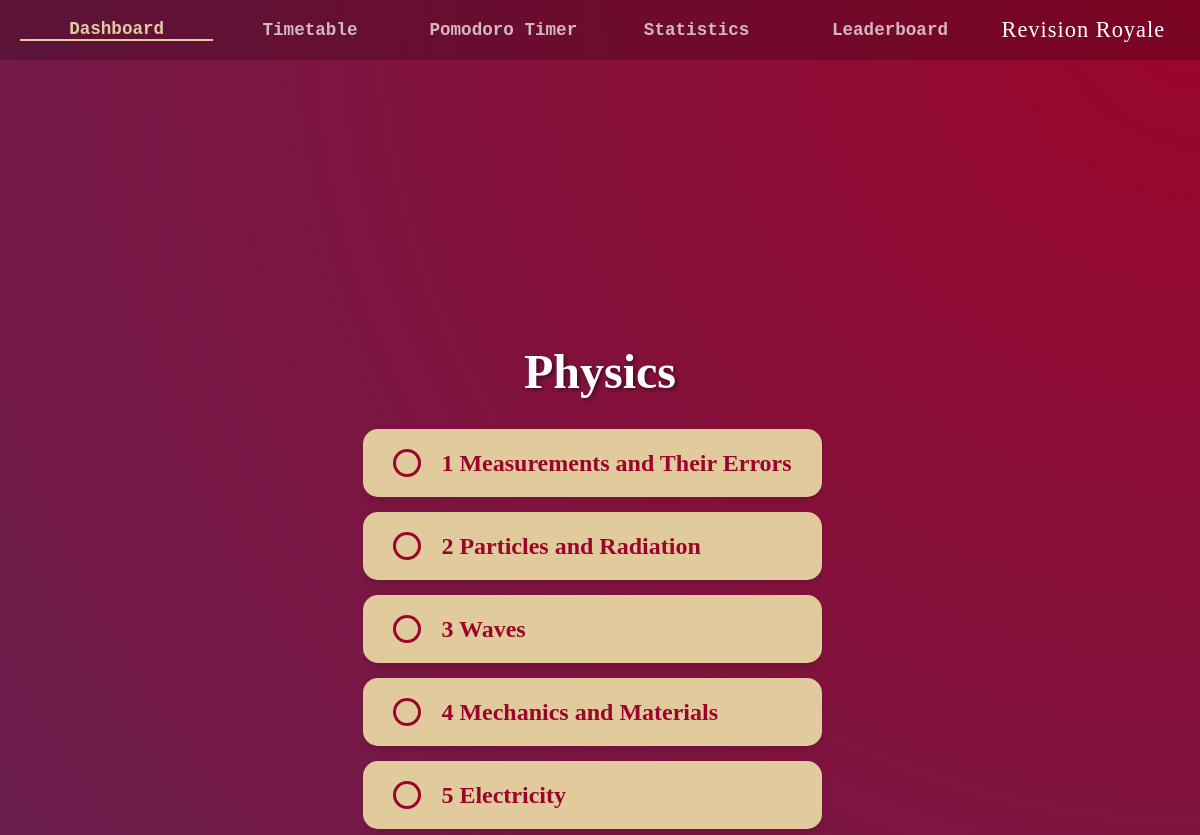
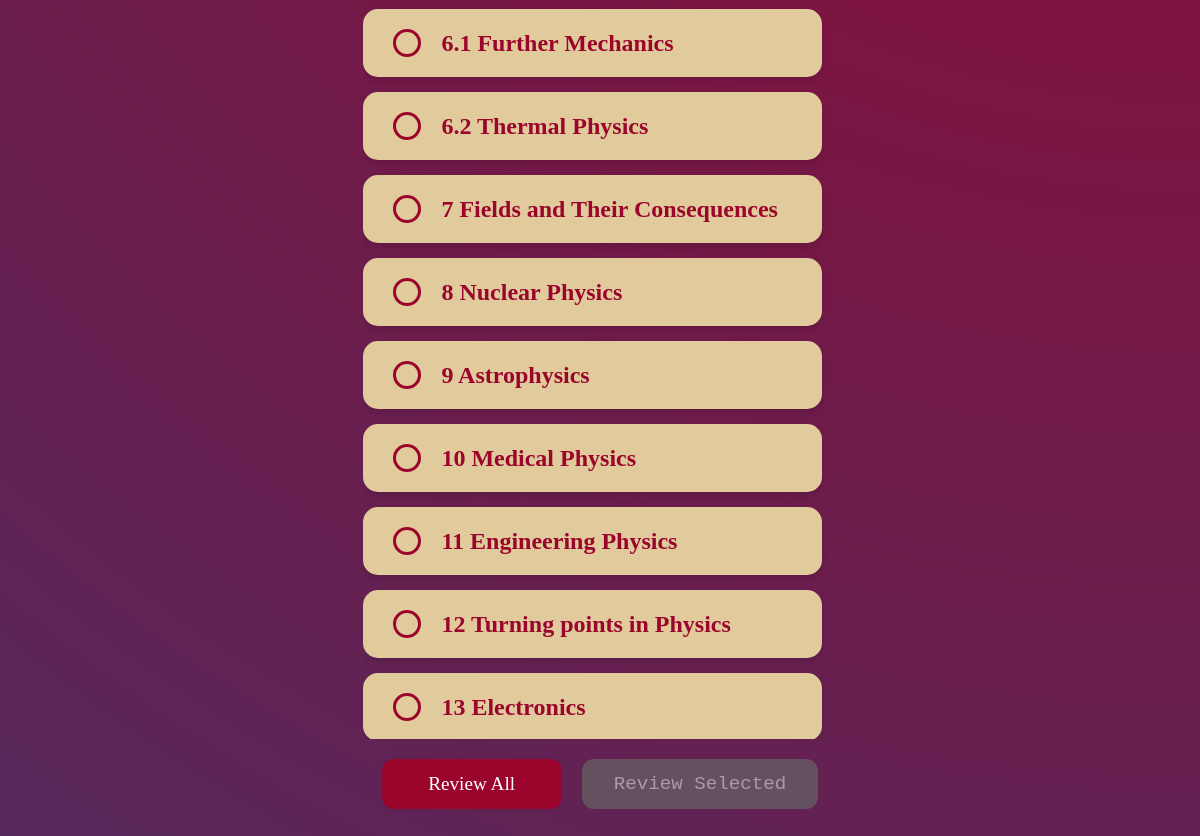
/deck_selection?SubjectID=4, run on an earlier commit of the app's database (2 pictures, top to bottom).
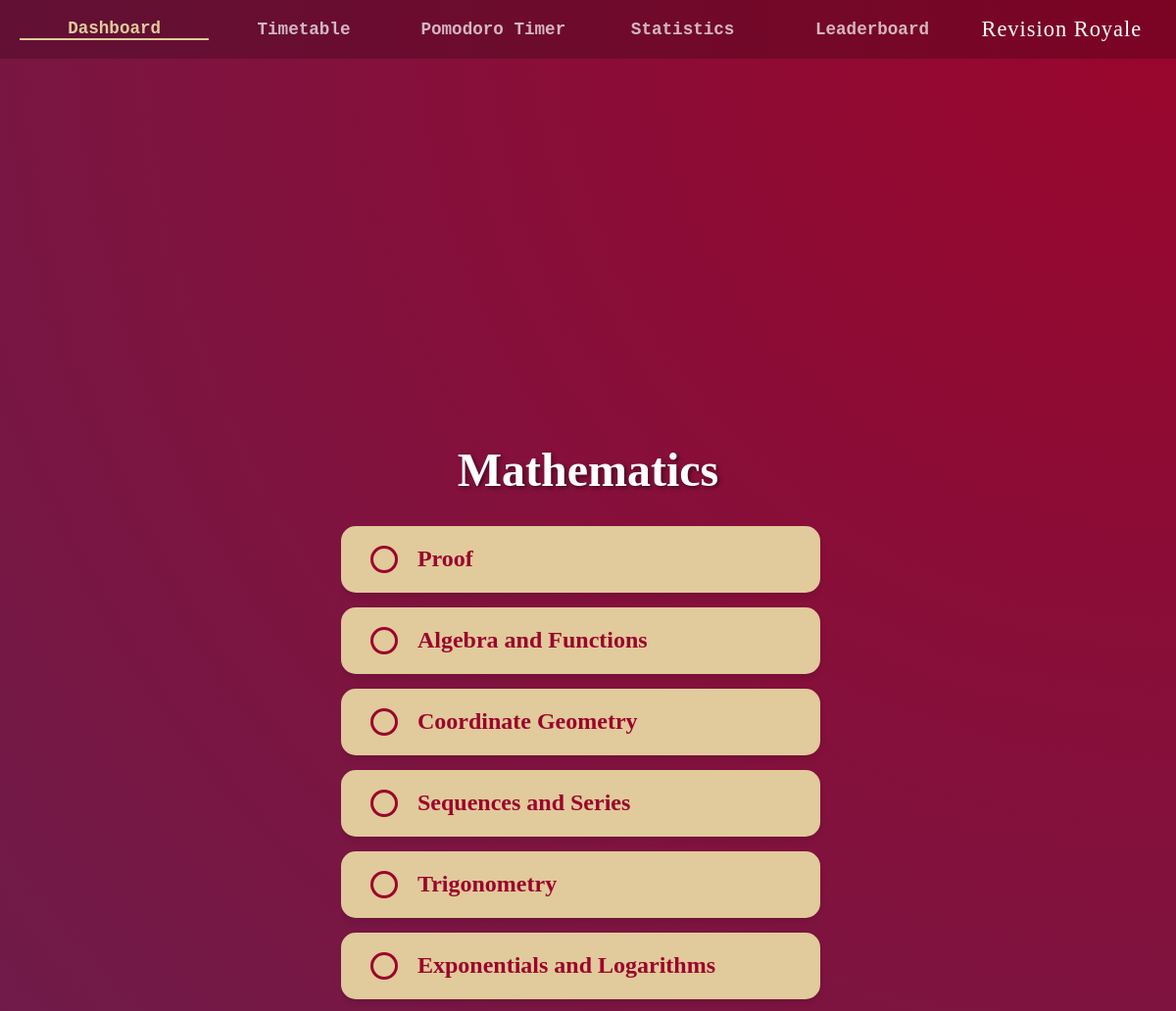
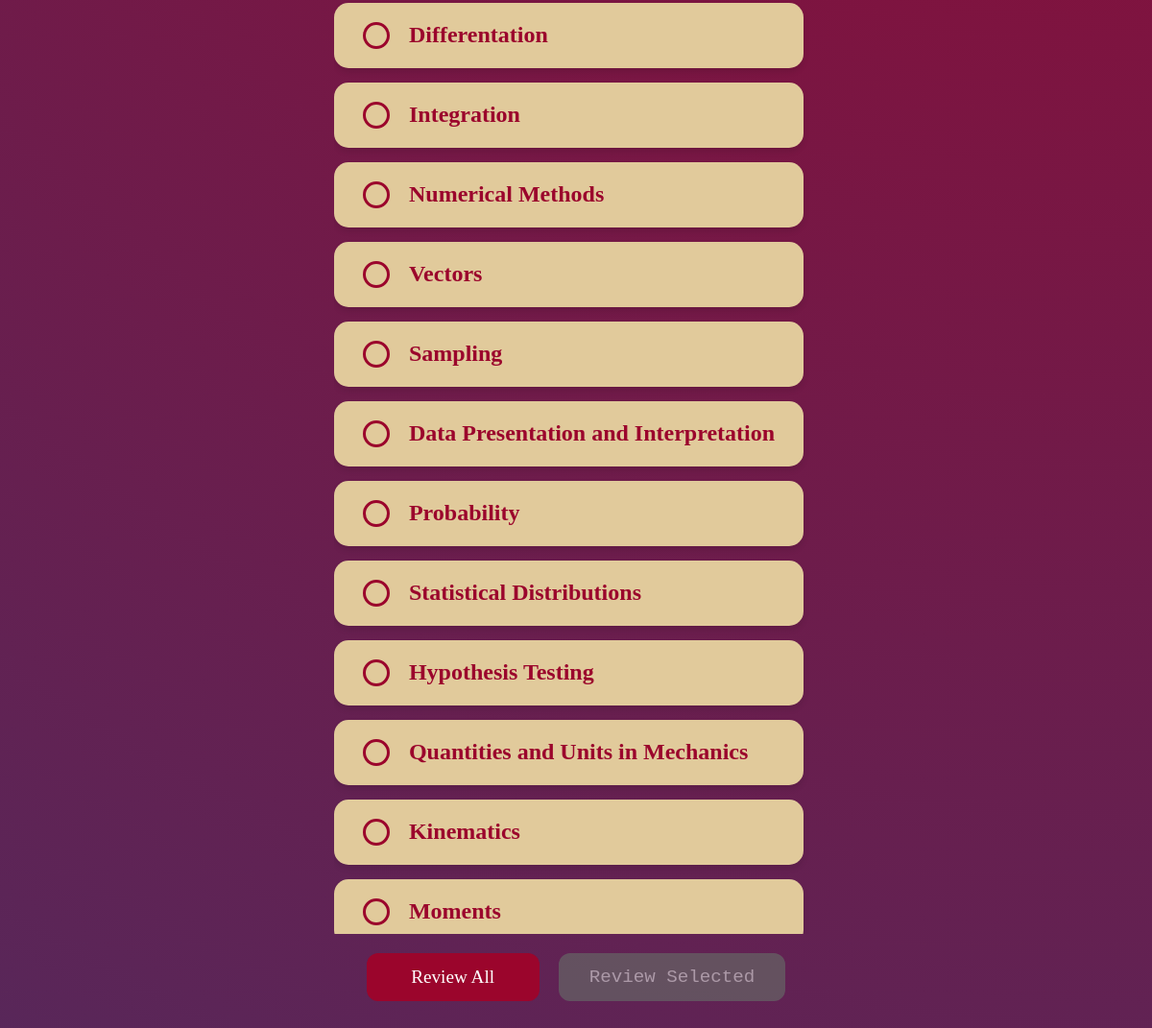
And on a later commit of the database (2 pictures, top to bottom).
### tables this page shows
CREATE TABLE Subjects
(SubjectID INTEGER PRIMARY KEY AUTOINCREMENT,
SubjectName TEXT,
ExamBoard TEXT,
TimeSpent INTEGER,
LastReviewed INTEGER,
Priority REAL,
Username TEXT,
FOREIGN KEY(Username) REFERENCES Users(Username));

CREATE TABLE Decks
(DeckID INTEGER PRIMARY KEY AUTOINCREMENT,
DeckName TEXT,
Username TEXT,
SubjectID TEXT,
FOREIGN KEY(Username) REFERENCES Users(Username),
FOREIGN KEY(SubjectID) REFERENCES Subjects(SubjectID));

### app.py (the view)
@app.route("/deck_selection", methods=["GET"])
def DeckSelectionPage():
    AuthHandling(session)
    Subject = ProgramDatabase.GetRecord("Subjects", AttributeValue("SubjectID", "INTEGER", request.args.get('SubjectID')))
    Subject.ChangeAttribute("LastReviewed", int(time.time()))
    ProgramDatabase.SaveRecord(Subject)
    Decks = ProgramDatabase.GetAllRecords("Decks", AttributeValue("SubjectID", "INTEGER", Subject.GetPrimaryKey().Value))
    DecksData = []
    for Deck in Decks:
        DecksData.append(Deck.ConvertToDictionary())
    return render_template("authenticated/subjects/deck_selection.html", ActivePage="dashboard", SubjectName=Subject.GetAttribute('SubjectName').Value, DecksData=DecksData)

### app.py (called while the page is built, shortened)
def AuthHandling(Session):
    global CurrentUser
    if "user" not in Session:
        return redirect("/login")

### modules.py (called while the page is built)
def GetAttributeValueFromList(Attributes: list[AttributeValue], Name: str) -> AttributeValue:
    for Attribute in Attributes:
        if Attribute.Name == Name:
            return Attribute
    return None

    def IsEmpty(self) -> bool:
        return (self.TableName == "" or self.PrimaryKey == None)

    def GetTableName(self) -> str:
        return self.TableName

    def GetPrimaryKey(self) -> AttributeValue:
        return self.PrimaryKey

    def GetAttributes(self) -> list[AttributeValue]:
        return self.Attributes

    def ChangeAttribute(self, Name: str, Value: any) -> None:
        CurrentAttributes: list[AttributeValue] = self.Attributes
        if Name == self.PrimaryKey.Name:
            return
        for Attribute in CurrentAttributes:
            if Attribute.Name == Name:
                Attribute.Value = Value
        self.Attributes = CurrentAttributes

    def GetAttribute(self, Name: str) -> AttributeValue:
        return GetAttributeValueFromList(self.Attributes, Name)

### templates/authenticated/subjects/deck_selection.html (shortened to what this page needs)
{% extends "authenticated/authenticated_base.html" %}
{% block app_content %}
<div class="selection-container">
    <h1 class="page-title">{{ SubjectName }}</h1>
    <div class="deck-list-container">
        {% if DecksData %}
            {% for Deck in DecksData %}
            <div class="deck-card">
                <div class="selection-circle" data-id="{{ Deck['DeckID']}}" onclick="ToggleSelection(this)"></div>
                <a href="/flashcard_selection?DeckID={{Deck['DeckID']}}" class="deck-card-link">
                    <div class="subject-info">
                        <h2 class="subject-name">{{ Deck['DeckName'] }}</h2>
                    </div>
                </a>
            </div>
            {% endfor %}
        {% endif %}
    </div>
    <div class="review-actions">
        <button class="btn" id="btn-review-all" onclick="ReviewAll()">Review All</button>
        <button class="btn disabled-btn" id="btn-review-selected" onclick="ReviewSelected()">Review Selected</button>
    </div>
</div>
{% endblock %}

What changed in the data, as far as the page shows it:
changed Subjects: SubjectName "Physics" → "Mathematics"
now on this page (row edited): Decks: DeckName "Proof"
now on this page (row edited): Decks: DeckName "Algebra and Functions"
now on this page (row edited): Decks: DeckName "Coordinate Geometry"
now on this page (row edited): Decks: DeckName "Sequences and Series"
changed Decks: DeckName "1 Measurements and Their Errors" → "Trigonometry"
changed Decks: DeckName "2 Particles and Radiation" → "Exponentials and Logarithms"
changed Decks: DeckName "3 Waves" → "Differentation"
changed Decks: DeckName "4 Mechanics and Materials" → "Integration"
changed Decks: DeckName "5 Electricity" → "Numerical Methods"
changed Decks: DeckName "6.1 Further Mechanics" → "Vectors"
changed Decks: DeckName "6.2 Thermal Physics" → "Sampling"
changed Decks: DeckName "7 Fields and Their Consequences" → "Data Presentation and Interpretation"
changed Decks: DeckName "8 Nuclear Physics" → "Probability"
changed Decks: DeckName "9 Astrophysics" → "Statistical Distributions"
changed Decks: DeckName "10 Medical Physics" → "Hypothesis Testing"
changed Decks: DeckName "11 Engineering Physics" → "Quantities and Units in Mechanics"
changed Decks: DeckName "12 Turning points in Physics" → "Kinematics"
changed Decks: DeckName "13 Electronics" → "Moments"
